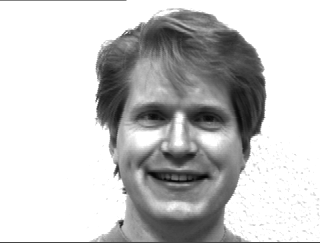
#> input picture yale/subject01.happy.pgm, 320 x 243 px, found by its file name
$ jupyter execute --allow-errors dstt.ipynb
#> lines starting #> are read from the running program, lines starting #| are printed output that depends on the picture
**Import Library**

[cell 1]
import numpy as np
import matplotlib.pyplot as plt
import matplotlib.image as im
import sympy as sp
from PIL import Image
import os

**Function**

[cell 2]
#Process the Image into a flat 1D array
def ProcessImage(img):
    Grayscale = img.convert('L')
    Facematrix = im.pil_to_array(Grayscale)/255
    FlatFaceArray = np.concat(Facematrix,axis=None)

    return FlatFaceArray

#More efficent way to calculate the svd of the datamatrix
def svd(X):
    XtX = X.T @ X
    V, S, Vt = np.linalg.svd(XtX)
    S_matrix = np.sqrt(np.diag(S))
    S_inv = np.linalg.inv(S_matrix)
    U = X @ V @ S_inv
    return U, np.sqrt(S), Vt

# Yale database

[cell 3]
#Yale datamtrix
# filename structure
path = 'yale/' # path to the database
ids = range(1, 16) # 15 persons
states = ['centerlight', 'glasses', 'happy', 'leftlight',
          'noglasses', 'normal', 'rightlight','sad',
          'sleepy', 'surprised', 'wink' ]
prefix = 'subject'
surfix = '.pgm'
num_files = len(states)
num_class = 15
num_total = num_class * num_files
# data dimension
Height, Width = im.pil_to_array(Image.open('yale\\subject01.happy.pgm')).shape
#> Height = 243; Width = 320
D = Height * Width
#> D = 77760
# collect all data
FullMatrix = np.zeros((D, num_total))
cnt = 0
#> (the rest of this cell did not finish here and is left out)

# ORL database

[cell 4]
#Size of the image
FaceArray = im.pil_to_array(Image.open("archive\\s1\\1.pgm"))
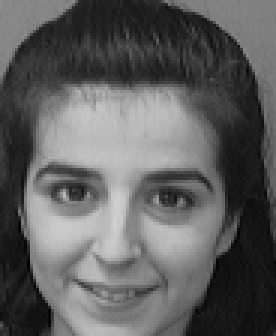
#> input picture archive/s10/1.pgm, 92 x 112 px, found by its file name (shown 3 times larger)
#> FaceArray is the input picture: shape (112, 92); min 1, max 207, mean 95.1
Height, Width = FaceArray.shape
#> Height = 112; Width = 92
#Number of classes
num_class = sum(1 for entry in os.scandir("archive") if not entry.is_file())
#Number of files in a class
#> (the rest of this cell did not finish here and is left out)

[cell 5]
#The average face
MeanFace=np.mean(FullMatrix, axis=1)
ColumnMeanFace= MeanFace[:, np.newaxis]
print(MeanFace)
#> (printed output is left out)

**Calculate the eigenvalues and eigenfaces**

[cell 6]
#Minus the mean
CenteredFullMatrix=FullMatrix  - ColumnMeanFace
#Find the Eigenface of the Data
#> (the rest of this cell did not finish here and is left out)

#> in svd, `V, S, Vt = np.linalg.svd(XtX)`: XtX: shape (165, 165) float64; every value is 0
#Find the needed amount of eigenvalues
eigsum=np.sum(S)
csum=0
for i in range(S.shape[0]):
    csum +=S[i]
    if csum > 0.9*eigsum:
        e90=i
        break

#S_matrix = np.zeros(np.diag(S).shape)
#S_matrix[:e90, :e90] = np.sqrt(np.diag(S_reduced))
#Reducing the eigenvalues and vector to the needed amount
U_reduced = U[:,:e90]
S_reduced= np.sqrt(np.diag(S[0:e90]))
e90
U_reduced.shape

[cell 7]
#Projecting a vector in to the facespace
def Facespace(vector):
    return  vector @ U_reduced

#the average of a class k in facespace
# [14 lines left out: functions avgClassOmega, Classepsilon, not called in this run]

#np.linalg.norm(avgClassOmega(34)), np.linalg.norm(Facespace(ClassMatrix(1)[:,1])-avgClassOmega(34))
#> (the rest of this cell did not finish here and is left out)

[cell 8]
# [6 lines of commented-out code are left out]
epsilon=0
#Array of a facevector after being transform in facespace
def Ffacearray(facearray):
    return Facespace(facearray) @ U_reduced.T
#> (the rest of this cell did not finish here and is left out)

**Face recognization**

[cell 9]
#Input = ProcessImage(Image.open("32.JPG"))-MeanFace
#Input.shape
#Let the image that need to be specify is input
def Facedetect(imgdir: str ):
#> called with imgdir = 'input2.png'
    image=Image.open(imgdir)
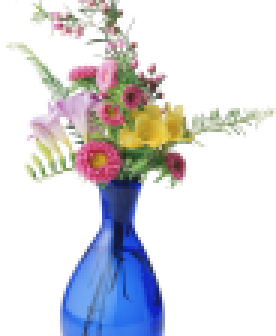
#> input picture input2.png, 92 x 112 px (shown 3 times larger)
#> image is the input picture: PIL image 92x112 RGBA; mean R, G, B, A 47.6, 48.3, 52.3, 75
    facearray = ProcessImage(image)-MeanFace
#> in ProcessImage, `Grayscale = img.convert('L')`:
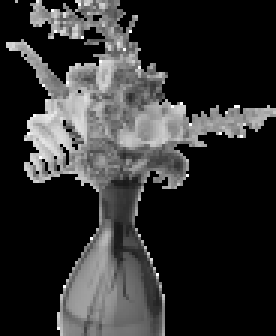
#> Grayscale: PIL image 92x112 L (shown 3 times larger); min 0, max 255, mean 48.6
#> in ProcessImage, `FlatFaceArray = np.concat(Facematrix,axis=None)`: FlatFaceArray = 10304 values, max 1 at index 118, min 0 at index 0, mean 0.19
#> in svd (call 2), `V, S, Vt = np.linalg.svd(XtX)`:
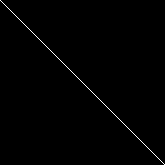
#> V: shape (165, 165) float64; values 0 (black) and 1 (white), 0.61% white in thin lines or dots
    dist = np.linalg.norm(facearray - Ffacearray(facearray))
    if epsilon > dist:
        print("this image contains a face")
    else:
        print("this image does not contain a face")
    print(dist)

def EigenClassify(imgdir: str):
#> called with imgdir = 'archive\\s1\\9.pgm'
    image = Image.open(imgdir)
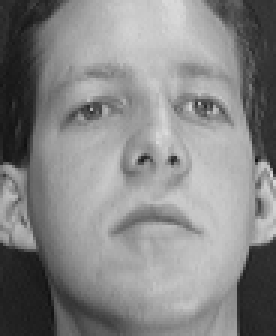
#> input picture 9.pgm, 92 x 112 px, found by its file name (shown 3 times larger)
#> image is the input picture: PIL image 92x112 L; min 15, max 219, mean 134.2
    facearray = ProcessImage(image) - MeanFace
    dist = 1000
    for i in range(num_class):
        dist2 = np.linalg.norm(Facespace(facearray) - avgClassOmega(i+1))
        if dist2 < dist:
            dist = dist2
            k = i
    if dist <= Classepsilon(k+1):
        return k+1
    else:
        return 0
